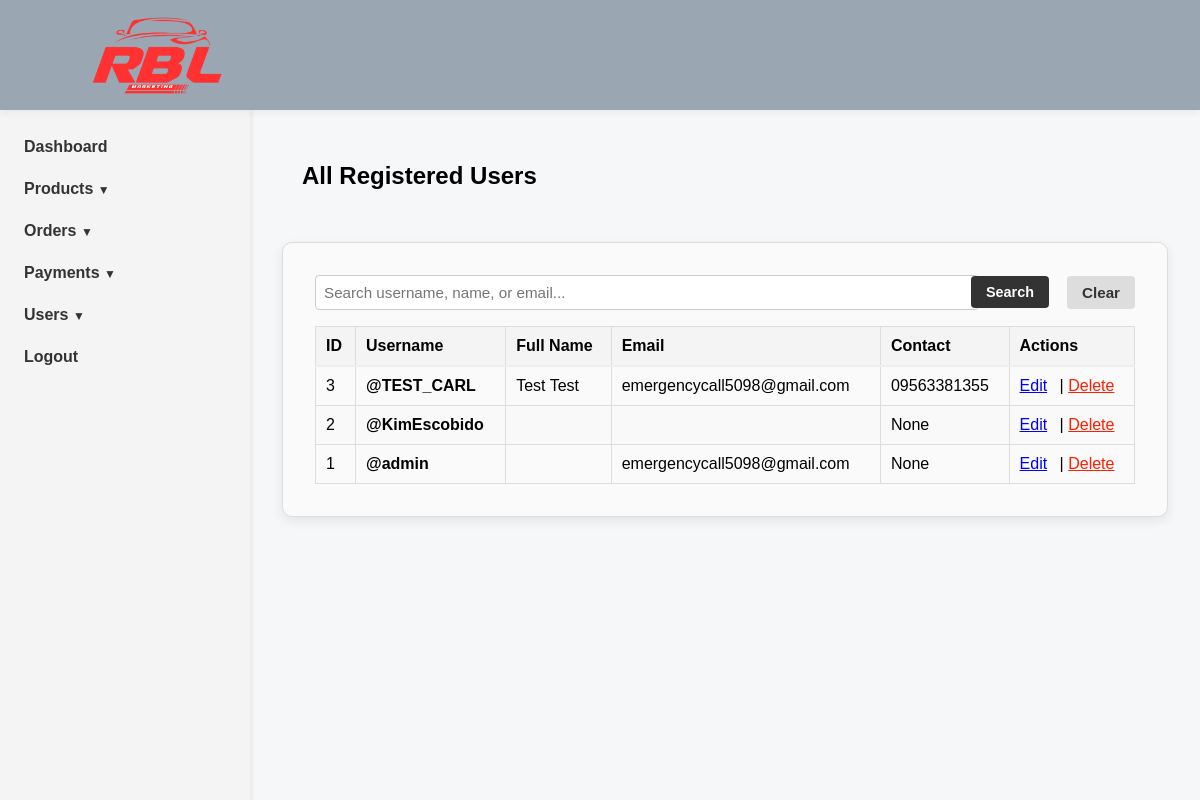
The app's page /dashboard/users/ (signed in), older data.
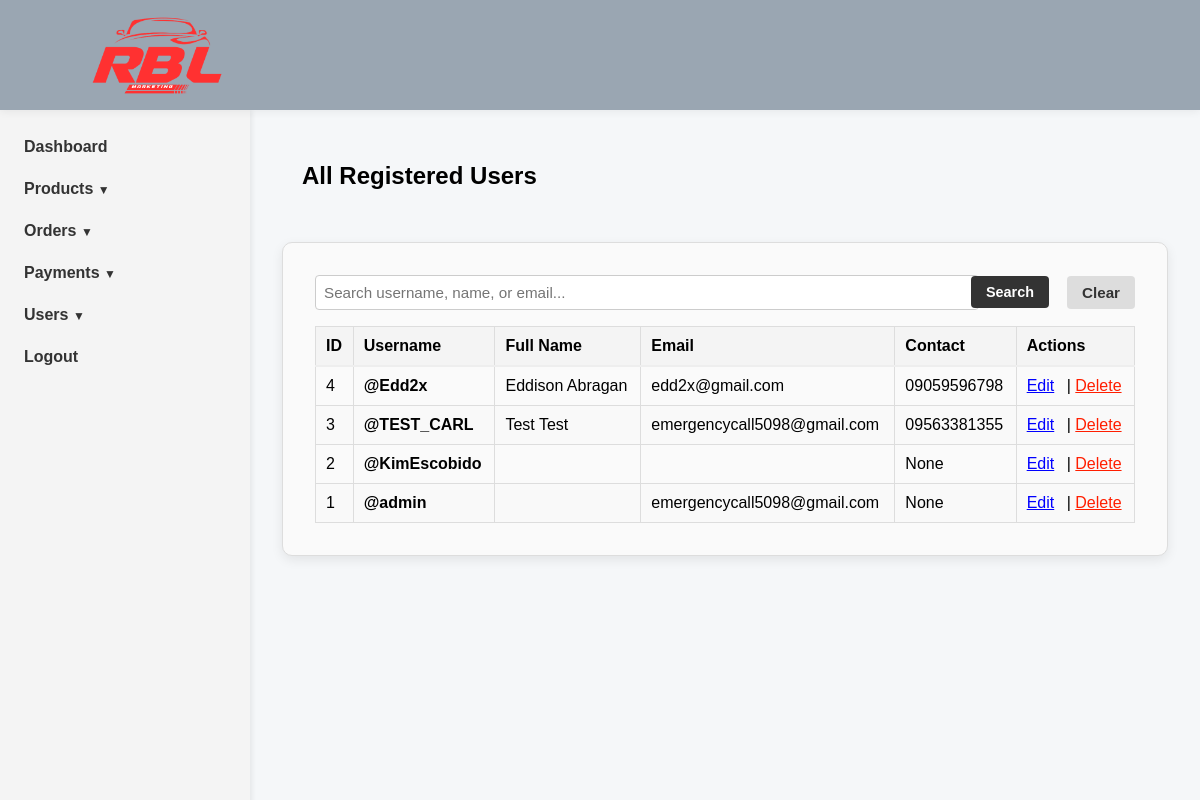
The same page, newer data.
### accounts/models.py (models this page shows)
class CustomUser(AbstractUser):
    middle_name = models.CharField(max_length=50, blank=True, null=True)
    contact_number = models.CharField(max_length=15, blank=True, null=True)
    address = models.TextField(blank=True, null=True)
    birthdate = models.DateField(blank=True, null=True)

### store_dashboard/views.py (the view, shortened to what this page needs)
# urls.py: path('users/', views.dashboard_users, name='dashboard_users'),
@staff_member_required
def dashboard_users(request):
    users = User.objects.all().order_by('-date_joined')
    search_query = request.GET.get('search', '')
    context = {
        'users': users,
    }
    return render(request, 'store_dashboard/dashboard_users.html', context)

### catalog/context_processors.py (called while the page is built)
def global_nav_data(request):
    return {
        'nav_categories': Category.objects.all(),
        'nav_brands': Brand.objects.all(),
    }

### store_dashboard/templates/store_dashboard/dashboard_users.html (shortened to what this page needs)
{% extends 'store_dashboard/base_admin.html' %}
{% load static %}
{% block content %}
<main>
    <div class="add-button-section">
        <h2>All Registered Users</h2>
    </div>
    <div class="admin-products-container">
        <form method="get" action="" class="filter-controls" style="margin-bottom:1rem; display: flex; gap: 10px;">
            <div class="search-box" style="flex: 1;">
                <input type="text" name="search" placeholder="Search username, name, or email..." value="{{ request.GET.search }}" style="width: 100%; padding: 8px; border-radius: 4px; border: 1px solid #ccc;">
            </div>
            <button type="submit" class="filter-btn" style="padding: 8px 15px; background: #333; color: white; border: none; border-radius: 4px;">Search</button>
            <a href="{% url 'dashboard_users' %}" class="clear-btn" style="padding: 8px 15px; background: #ddd; color: #333; text-decoration: none; border-radius: 4px;">Clear</a>
        </form>
        <table style="width: 100%; border-collapse: collapse;">
            <thead>
                <tr style="border-bottom: 2px solid #eee; text-align: left;">
                    <th style="padding: 10px;">ID</th>
                    <th style="padding: 10px;">Username</th>
                    <th style="padding: 10px;">Full Name</th>
                    <th style="padding: 10px;">Email</th>
                    <th style="padding: 10px;">Contact</th>
                    <th style="padding: 10px;">Actions</th>
                </tr>
            </thead>
            <tbody>
                {% for target_user in users %}
                    <tr style="border-bottom: 1px solid #eee;">
                        <td style="padding: 10px;">{{ target_user.id }}</td>
                        <td style="padding: 10px; font-weight: bold;">@{{ target_user.username }}</td>
                        <td style="padding: 10px;">{{ target_user.first_name }} {{ target_user.last_name }}</td>
                        <td style="padding: 10px;">{{ target_user.email }}</td>
                        <td style="padding: 10px;">{{ target_user.contact_number }}</td>
                        <td style="padding: 10px;">
                            <button type="button" class="editBtn" style="background:none; border:none; color:blue; text-decoration:underline; cursor:pointer; padding:0; font-size:1rem;"
                                data-id="{{ target_user.id }}"
                                data-username="{{ target_user.username }}"
                                data-firstname="{{ target_user.first_name }}"
                                data-lastname="{{ target_user.last_name }}"
                                data-email="{{ target_user.email }}"
                                data-contact="{{ target_user.contact_number }}"
                                data-address="{{ target_user.address }}">
                                Edit
                            </button> |
                            <a href="{% url 'delete_user' target_user.id %}" onclick="return confirm('Are you sure you want to delete user {{ target_user.username }}?');" style="color: #ff1e00; text-decoration: underline;">Delete</a>
                        </td>
                    </tr>
                {% empty %}
                    <tr><td colspan='6' style="text-align: center; padding: 20px;">No users found.</td></tr>
                {% endfor %}
            </tbody>
        </table>
    </div>
</main>
{% endblock %}

Row changes from the older to the newer data that the page shows:
added CustomUser: id "4", username "Edd2x", first_name "Eddison", last_name "Abragan", email "edd2x@gmail.com", contact_number "09059596798"
